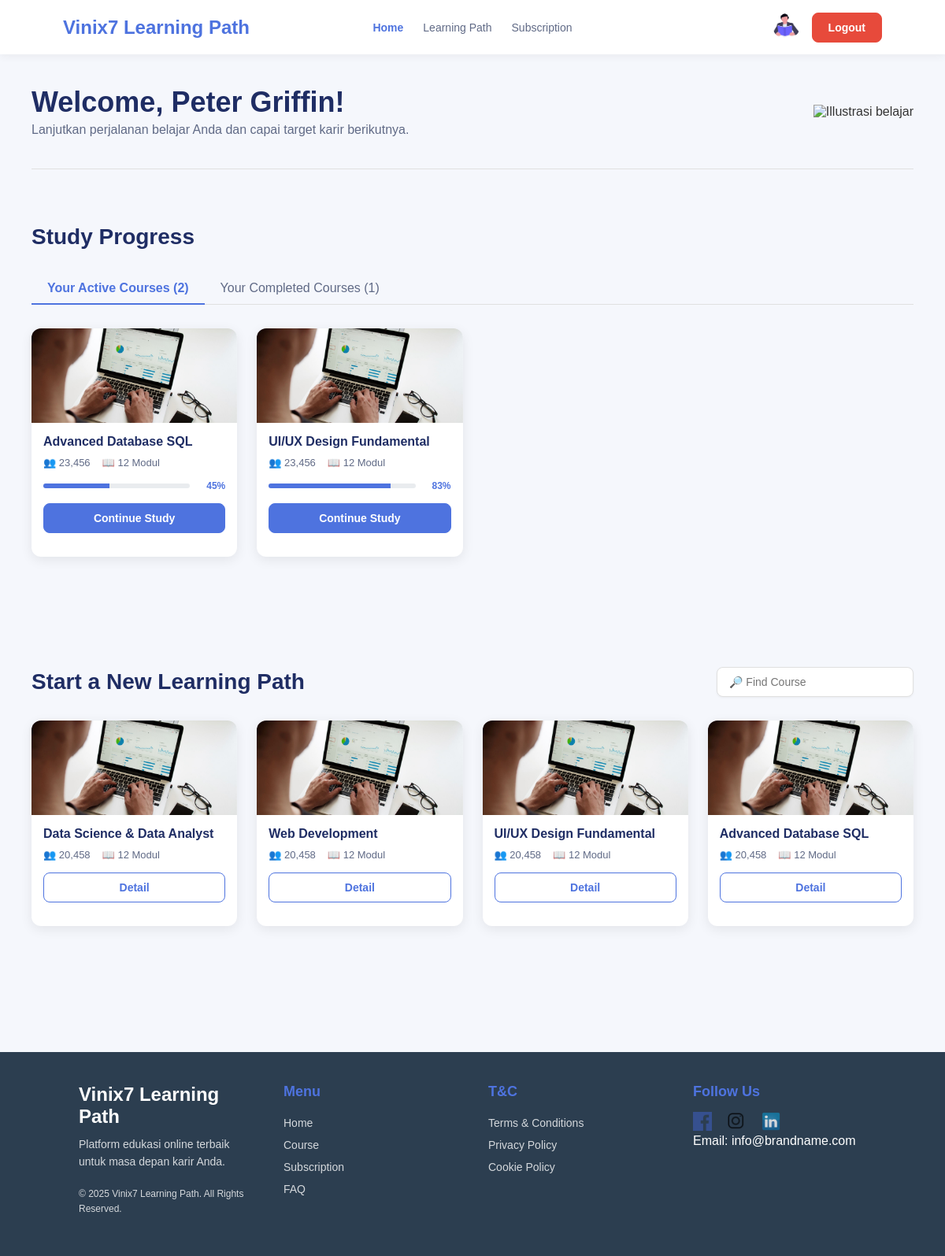
The app's page /dashboard.php (signed in) with its own data.
### tables this page shows
CREATE TABLE `user_progress` (
  `id_userprogress` int(11) NOT NULL,
  `id_user` int(11) NOT NULL,
  `id_module` int(11) NOT NULL,
  `status` varchar(100) NOT NULL DEFAULT 'not_started',
  `progress_percent` int(11) NOT NULL,
  `last_access` timestamp NOT NULL DEFAULT current_timestamp()
);

CREATE TABLE `modules` (
  `id_module` int(11) NOT NULL,
  `title` varchar(100) NOT NULL,
  `description` text NOT NULL,
  `level` varchar(100) NOT NULL,
  `total_students` int(11) NOT NULL,
  `created_at` timestamp NOT NULL DEFAULT current_timestamp(),
  `topic` varchar(100) NOT NULL,
  `type` varchar(100) NOT NULL
);

### dashboard.php (the view, shortened to what this page needs)
<?php
include "config.php";
$user_id = $_SESSION['user_id'];
$fullname = $_SESSION['fullname'];
$active_tab = isset($_GET['view']) && $_GET['view'] === 'completed' ? 'completed' : 'active';
$sql_progress = "
    SELECT
        up.id_module,
        m.title,
        m.description,
        m.level,
        up.status,
        up.progress_percent
    FROM
        user_progress up
    JOIN
        modules m ON up.id_module = m.id_module
    WHERE
        up.id_user = ?
";
$stmt_progress = mysqli_prepare($conn, $sql_progress);
if ($stmt_progress === false) {
} else {
    mysqli_stmt_bind_param($stmt_progress, "i", $user_id);
    mysqli_stmt_execute($stmt_progress);
    $res_progress = mysqli_stmt_get_result($stmt_progress);
    $active_courses = [];
    $completed_courses = [];
    if ($res_progress) {
        while($row = mysqli_fetch_assoc($res_progress)) {
            if ($row['status'] === 'Completed' || $row['progress_percent'] == 100) {
                $completed_courses[] = $row;
            } else {
                $active_courses[] = $row;
            }
        }
    }
}
$sql_new_paths = "SELECT id_module, title, description, level FROM modules ORDER BY created_at DESC LIMIT 4";
$res_new_paths = mysqli_query($conn, $sql_new_paths);
?>
<!DOCTYPE html>
<html lang="id">
<head>
    <link rel="stylesheet" href="dashboard.css">
</head>
<body>
<div class="navbar">
    <div class="brand">Vinix7 Learning Path</div>
    <div class="main-nav">
        <a href="dashboard.php" class="<?php echo ($active_tab === 'active' ? 'active' : ''); ?>">Home</a>
        <a href="learning_path.php">Learning Path</a>
        <a href="subscription.php">Subscription</a>
        </div>
    <div class="user-actions">
        <a href="profile.php" class="user-profile">
            <img src="assets/images/study.png" alt="Profile" class="profile-img">
        </a>
        <a href="logout.php" class="btn btn-danger">Logout</a>
    </div>
</div>
<div class="main-content">
    <section class="greeting-hero">
        <div class="hero-content">
            <h1>Welcome, <?php echo htmlspecialchars($fullname); ?>!</h1>
            <p>Lanjutkan perjalanan belajar Anda dan capai target karir berikutnya.</p>
        </div>
        <div class="hero-illustration">
             <img src="assets/images/learn.svg" alt="Illustrasi belajar" style="max-width: 80%;">
        </div>
    </section>
    <section class="study-progress">
        <h2>Study Progress</h2>
        <div class="tabs">
            <button class="tab-button <?php echo ($active_tab === 'active' ? 'active' : ''); ?>" onclick="showCourses('active')">Your Active Courses (<?php echo count($active_courses); ?>)</button>
            <button class="tab-button <?php echo ($active_tab === 'completed' ? 'active' : ''); ?>" onclick="showCourses('completed')">Your Completed Courses (<?php echo count($completed_courses); ?>)</button>
        </div>
        <div id="active-courses" class="course-list <?php echo ($active_tab === 'active' ? 'active-content' : 'hidden-content'); ?>">
            <?php if (count($active_courses) > 0): ?>
                <?php foreach ($active_courses as $course): ?>
                    <div class="course-card">
                        <img src="assets/images/unnamed.jpg" alt="Thumbnail" class="course-thumbnail">
                        <div class="course-details">
                            <h4 class="course-title"><?php echo htmlspecialchars($course['title']); ?></h4>
                            <div class="meta-info">
                                <span>👥 23,456</span> <span>📖 12 Modul</span> </div>
                            <div class="progress-container">
                                <div class="progress-bar-wrap">
                                    <div class="progress-bar" style="width: <?php echo $course['progress_percent']; ?>%;"></div>
                                </div>
                                <span class="progress-percent"><?php echo $course['progress_percent']; ?>%</span>
                            </div>
                            <a href="module.php?id=<?php echo $course['id_module']; ?>" class="btn btn-primary btn-card-action">Continue Study</a>
                        </div>
                    </div>
                <?php endforeach; ?>
            <?php else: ?>
                <p class="no-course-message">Anda belum memiliki kursus aktif. Mulai Learning Path baru di bawah!</p>
            <?php endif; ?>
        </div>
    </section>
    <section class="new-path">
        <div class="path-header">
            <h2>Start a New Learning Path</h2>
            <div class="search-box">
                <input type="text" placeholder="🔎 Find Course">
            </div>
        </div>
        <div class="course-list new-path-list">
            <?php
            if (isset($res_new_paths) && $res_new_paths && mysqli_num_rows($res_new_paths) > 0) {
                while($row = mysqli_fetch_assoc($res_new_paths)): ?>
                    <div class="course-card new-path-card">
                        <img src="assets/images/unnamed.jpg" alt="Thumbnail" class="course-thumbnail">
                        <div class="course-details">
                            <h4 class="course-title"><?php echo htmlspecialchars($row['title']); ?></h4>
                            <div class="meta-info">
                                <span>👥 20,458</span>
                                <span>📖 12 Modul</span>
                            </div>
                            <a href="module_detail.php?id=<?php echo $row['id_module']; ?>" class="btn btn-secondary btn-card-action">Detail</a>
                        </div>
                    </div>
                <?php endwhile;
            } else { ?>
                 <p class="no-course-message">Tidak ada modul baru yang ditemukan.</p>
            <?php } ?>
        </div>
    </section>
</div> <footer>
    <div class="footer-grid">
        <div class="footer-col brand-info">
            <div class="brand-footer">Vinix7 Learning Path</div>
            <p>Platform edukasi online terbaik untuk masa depan karir Anda.</p>
            <p class="copyright">&copy; 2025 Vinix7 Learning Path. All Rights Reserved.</p>
        </div>
        <div class="footer-col links">
            <h4>Menu</h4>
            <ul>
                <li><a href="dashboard.php">Home</a></li>
                <li><a href="learning_path.php">Course</a></li>
                <li><a href="subscription.php">Subscription</a></li>
                <li><a href="#faq-section">FAQ</a></li>
            </ul>
        </div>
        <div class="footer-col links">
            <h4>T&C</h4>
            <ul>
                <li><a href="#">Terms & Conditions</a></li>
                <li><a href="#">Privacy Policy</a></li>
                <li><a href="#">Cookie Policy</a></li>
            </ul>
        </div>
        <div class="footer-col social">
            <h4>Follow Us</h4>
            <div class="social-icons">
                <a href="#"><img src="assets/images/fb.png" alt="Facebook"></a>
                <a href="#"><img src="assets/images/ig.png" alt="Instagram"></a>
                <a href="#"><img src="assets/images/in.png" alt="LinkedIn"></a>
            </div>
            <p>Email: info@brandname.com</p>
        </div>
    </div>
</footer>
</body>
</html>

### records on screen
user_progress: id_module.title "Advanced Database SQL", progress_percent "45"
user_progress: id_module.title "UI/UX Design Fundamental", progress_percent "83"
modules: title "Data Science & Data Analyst"
modules: title "Web Development"
modules: title "UI/UX Design Fundamental"
modules: title "Advanced Database SQL"

### other values on screen
$fullname "Peter Griffin"
count($active_courses) "2"
count($completed_courses) "1"
